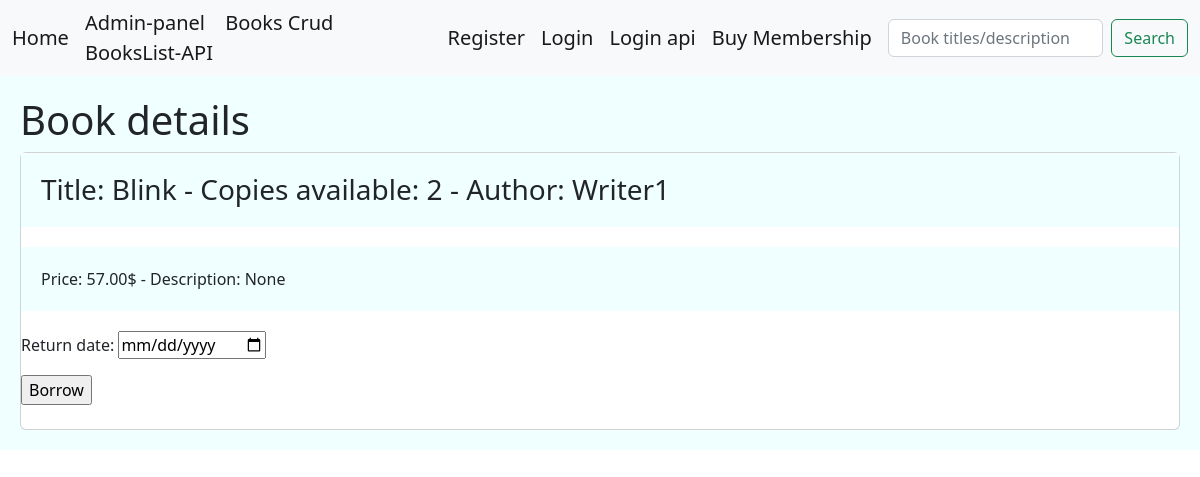
The page /books/2/ on the database as committed earlier.
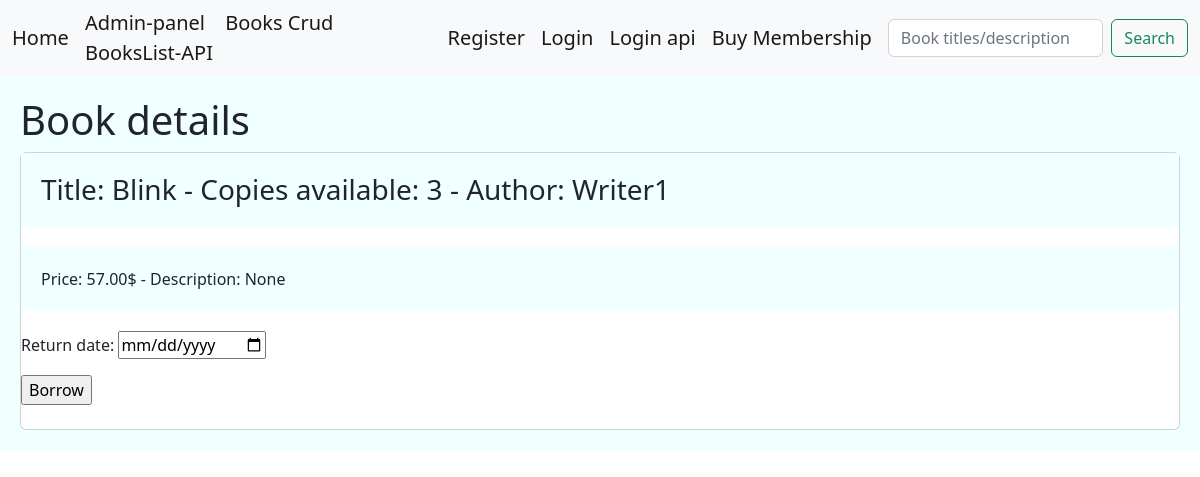
The same page on the database as committed later.
### library/models.py (models this page shows, shortened)
class Books(models.Model):
    title = models.CharField(max_length=100)
    description = models.TextField(null=True)
    price = models.DecimalField(max_digits=6 , decimal_places=2, default=0.00)
    shabak = models.CharField(max_length=150,null=True)
    copies_available = models.PositiveIntegerField(default=4)
    genre = models.ForeignKey('Genre', on_delete=models.SET_NULL, null=True)
    author = models.ForeignKey('Author', on_delete=models.SET_NULL, null=True)

class Author(models.Model):
    author = models.CharField(max_length=150,null=True)
    born_city = models.CharField(max_length=200, null=True)
    def __str__(self):
        return self.author

### library/views.py (the view, shortened to what this page needs)
# urls.py: path('books/<int:books_id>/',views.BorrowBook.as_view(), name='borrow'),
class BorrowBook(View):
    form_class = DateInputForm
    template_class = 'library/borrow.html'
    def get(self,request, books_id):
        book = get_object_or_404(Books, id=books_id)
        form = self.form_class()
        return render(request,self.template_class,{'form':form,'book':book})

### library/forms.py
class DateInputForm(forms.Form):
    Return_date = forms.DateField(widget=forms.DateInput(attrs={'type': 'date'}))

### library/templates/library/borrow.html (shortened to what this page needs)
<!DOCTYPE html>
<html lang="en">
<head>
    <link href="https://cdn.jsdelivr.net/npm/bootstrap@5.2.0-beta1/dist/css/bootstrap.min.css" rel="stylesheet">
</head>
<body>
{% include 'include/navbar.html' %}
<div class="jumbotron">
    {% block content %} <H1> Book details </H1>
    <div class="card">
        <h3 class="card-title jumbotron">Title: {{ book.title }} - Copies available: {{book.copies_available}} - Author: {{book.author}} </h3>
        <ul class="card-title jumbotron">Price: {{ book.price }}$ - Description: {{ book.description }}  </ul>
        <form action=" " method="post">
            {{ form.as_p }}
            <input type="submit" value="Borrow">
        </form>
    <br/>
    </div>
    {% endblock %}
</div>
</body>
</html>

Rows that differ between the two databases and show on the page:
changed Books "Blink": copies_available "2" → "3"
